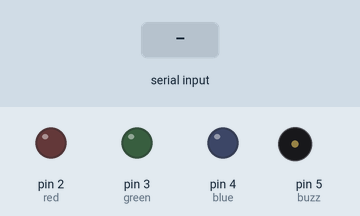
This sketch was run on a simulated Arduino Uno, built with avr-gcc and run on an emulated ATmega328P. Shown: output pins drawn as LEDs (lit = HIGH), buzzer (waves = sounding, pin HIGH). Dashed ring = blinking. The inputs (shaded band) are chosen by the test bench. Pins used as bus, display or sensor lines are not drawn.

Above: at 1.2 s.
1.3 s: "30,150\n" received over Serial
At 2.1 s:
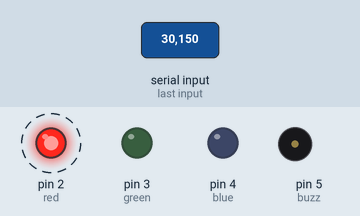
At 3.0 s:
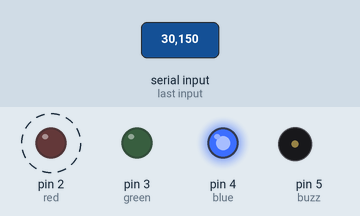
5.9 s: "200\n" received over Serial
At 6.4 s:
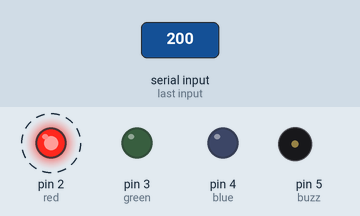
Timing chart, 0 to 9.5 s (numbered marks = the images above; inputs shaded):
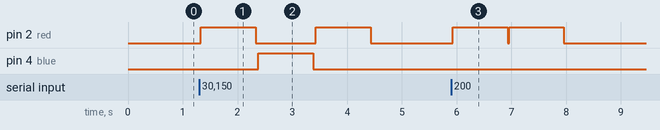

Measured:
- after the input at 1.3 s, pin 2 (red): alternates HIGH for 1.0 s and LOW for 1.1 s, starting at once; pin 4 (blue): LOW → HIGH after 1.1 s, → LOW 1.0 s later
- after the input at 5.9 s, pin 2 (red): alternates HIGH for 1.0 s and LOW for 0.03 s, 4 changes in all, then stays LOW, starting at once

The sketch:

write_frid.ino
```cpp
/*
 Name:    geekino.ino
 Created: 9/28/2016 8:59:38 AM
 Author:  kharl
*/

#include <MFRC522.h>
#include <SPI.h>

#define RST_PIN 9                                // Pin 9 para el reset del RC522
#define SS_PIN 10                                // Pin 10 para el SS (SDA) del RC522
MFRC522 mfrc522(SS_PIN, RST_PIN);                 // Creamos el objeto para el RC522
// Configuramos los pines para el color del LED y el Buzzer
int red = 2;
int green = 3;
int blue = 4;
int buzz = 5;


void setup() {
  Serial.begin(9600);                 //Iniciamos la comunicaciÃƒÂ³n serial
  SPI.begin();                        // Iniciamos el Bus SPI
  mfrc522.PCD_Init();                 // Iniciar el objeto mrfc522
  // Activamos los pines como salida
  pinMode(red, OUTPUT);
  pinMode(green, OUTPUT);
  pinMode(blue, OUTPUT);
  pinMode(buzz, OUTPUT);


}

void loop() {

/*
 * Esta sección se encarga de escuchar el perto serial (COM),
 * si hay un flujo de datos entrante se activan diferentes c
 * colores en el led.
 * Se activara el Azul cuando se inicia la aplicación
 * y el rojo cuando se esta cerrando.
 */
  if(Serial.available())
  {
    int val = Serial.read() -'0';
    if(val == 1)
    {
      led(red, 0, 0);
      led(green, 0, 0);
      led(blue, 1, 1000);
      led(blue, 0, 0);
    }
    else if(val == 0)
    {
      led(blue, 0, 0);
      led(green, 0, 0);
      led(red, 1, 1000);
      led(red, 0, 0);
    }

  }

  MFRC522::MIFARE_Key key;
  for(byte i = 0; i < 6; i++)
  {
    key.keyByte[i] = 0xFF;
  }

  if(! mfrc522.PICC_IsNewCardPresent())
  {
    return;
  }
  //Select one of th cards
  if( ! mfrc522.PICC_ReadCardSerial())
  {
    return;
  }
  Serial.print(F("\nCard UID"));
  for (byte i = 0; i < mfrc522.uid.size; i++)
  {
    Serial.print(mfrc522.uid.uidByte[i] < 0x10 ? "0" : " ");
    Serial.print(mfrc522.uid.uidByte[i] , HEX);
  }
  Serial.print(F(" PICC_Type: "));
  MFRC522::PICC_Type piccType = mfrc522.PICC_GetType(mfrc522.uid.sak);
  Serial.println(mfrc522.PICC_GetTypeName(piccType));

  byte buffer[34];
  byte block;
  MFRC522::StatusCode status;
  byte len;

  Serial.setTimeout(20000L);
  Serial.println(F("type Family name,  ending with #"));


}

//Controlar el apagado o encendido del LED de estatus.
void led(int color, char estado, int tme)
{
  if (estado == 0)
  {
    digitalWrite(color, LOW);
    delay(tme);

    return;
  }
  else if (estado == 1)
  {
    digitalWrite(color, HIGH);
    delay(tme);
    return;
  }

}
// Funcion para emitir sonido(beep)
void beep(int frec, int duration)
{
  tone(buzz, frec, duration);
  return;
}

/* Interaccion con la tarjeta RFID
 * y poder modificar u operar con los
 * demas registros del chip
 */
```
